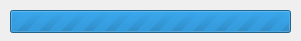
<?xml version="1.0" encoding="UTF-8"?>
<ui version="4.0">
 <class>form_loader</class>
 <widget class="QWidget" name="form_loader">
  <property name="geometry">
   <rect>
    <x>0</x>
    <y>0</y>
    <width>301</width>
    <height>41</height>
   </rect>
  </property>
  <property name="minimumSize">
   <size>
    <width>301</width>
    <height>41</height>
   </size>
  </property>
  <property name="maximumSize">
   <size>
    <width>301</width>
    <height>41</height>
   </size>
  </property>
  <property name="windowTitle">
   <string>Загрузка</string>
  </property>
  <widget class="QProgressBar" name="progressBar">
   <property name="geometry">
    <rect>
     <x>10</x>
     <y>10</y>
     <width>281</width>
     <height>23</height>
    </rect>
   </property>
   <property name="maximum">
    <number>0</number>
   </property>
   <property name="value">
    <number>0</number>
   </property>
   <property name="format">
    <string>%v/%m</string>
   </property>
  </widget>
 </widget>
 <resources/>
 <connections/>
</ui>
